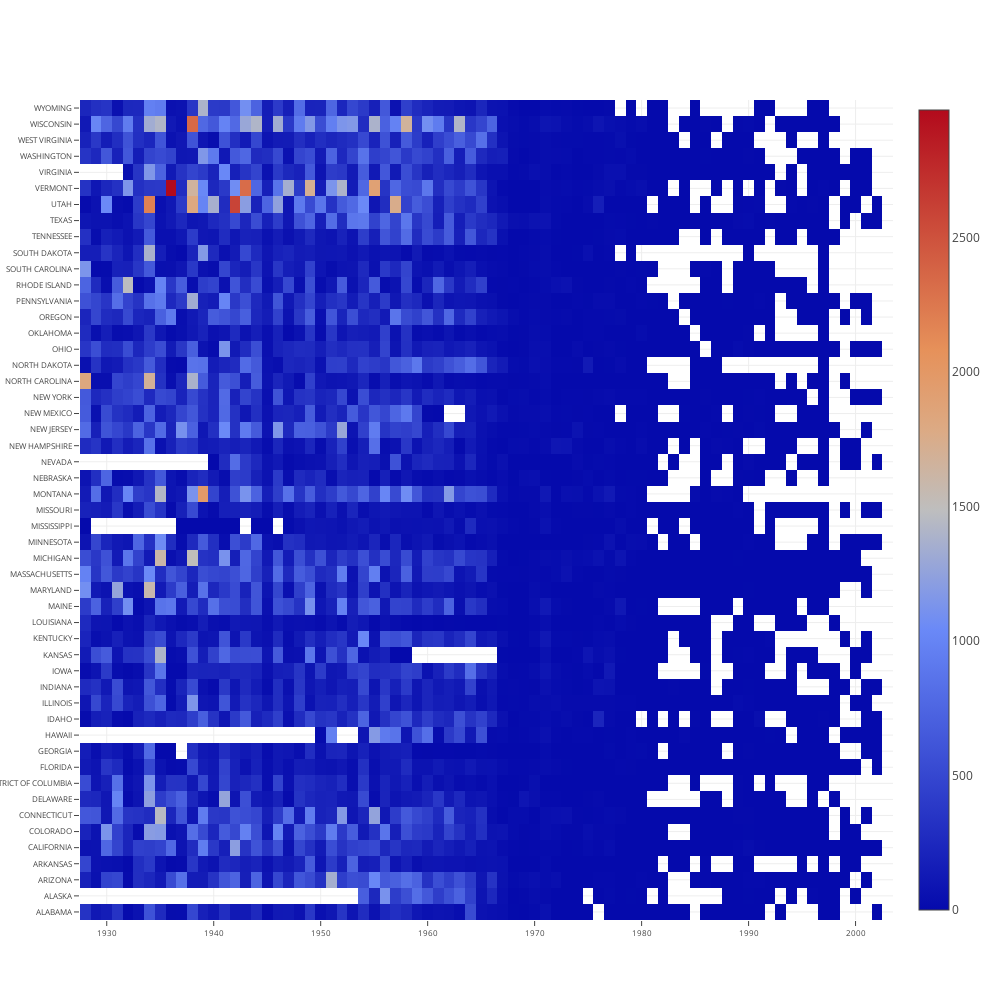

Source (notebook cell):
### Code cell
py.offline.iplot(figure)

### Figure 1 — Plotly figure (JSON) as saved in the notebook; plotly's stock layout.template omitted (floating-point values rounded to 4 significant figures; data arrays with more than 128 entries replaced by an {"elided": "..."} marker saying what was removed)
{"data": [{"type": "heatmap", "x": [1928, 1929, 1930, 1931, 1932, 1933, 1934, 1935, 1936, 1937, 1938, 1939, 1940, 1941, 1942, 1943, 1944, 1945, 1946, 1947, 1948, 1949, 1950, 1951, 1952, 1953, 1954, 1955, 1956, 1957, 1958, 1959, 1960, 1961, 1962, 1963, 1964, 1965, 1966, 1967, 1968, 1969, 1970, 1971, 1972, 1973, 1974, 1975, 1976, 1977, 1978, 1979, 1980, 1981, 1982, 1983, 1984, 1985, 1986, 1987, 1988, 1989, 1990, 1991, 1992, 1993, 1994, 1995, 1996, 1997, 1998, 1999, 2000, 2001, 2002, 2003], "y": ["ALABAMA", "ALASKA", "ARIZONA", "ARKANSAS", "CALIFORNIA", "COLORADO", "CONNECTICUT", "DELAWARE", "DISTRICT OF COLUMBIA", "FLORIDA", "GEORGIA", "HAWAII", "IDAHO", "ILLINOIS", "INDIANA", "IOWA", "KANSAS", "KENTUCKY", "LOUISIANA", "MAINE", "MARYLAND", "MASSACHUSETTS", "MICHIGAN", "MINNESOTA", "MISSISSIPPI", "MISSOURI", "MONTANA", "NEBRASKA", "NEVADA", "NEW HAMPSHIRE", "NEW JERSEY", "NEW MEXICO", "NEW YORK", "NORTH CAROLINA", "NORTH DAKOTA", "OHIO", "OKLAHOMA", "OREGON", "PENNSYLVANIA", "RHODE ISLAND", "SOUTH CAROLINA", "SOUTH DAKOTA", "TENNESSEE", "TEXAS", "UTAH", "VERMONT", "VIRGINIA", "WASHINGTON", "WEST VIRGINIA", "WISCONSIN", "WYOMING"], "z": {"elided": "51x76 float values"}}], "layout": {"height": 1000, "showlegend": false, "width": 1000, "xaxis": {"tickfont": {"size": 8}}, "yaxis": {"tickfont": {"size": 8}}}}
